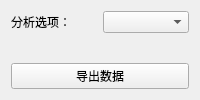
<?xml version="1.0" encoding="UTF-8"?>
<ui version="4.0">
 <class>DataAnalysisPage</class>
 <widget class="QWidget" name="DataAnalysisPage">
  <layout class="QVBoxLayout" name="verticalLayout">
   <item>
    <layout class="QHBoxLayout" name="optionLayout">
     <item>
      <widget class="QLabel" name="optionLabel">
       <property name="text">
        <string>分析选项：</string>
       </property>
      </widget>
     </item>
     <item>
      <widget class="QComboBox" name="optionComboBox"/>
     </item>
    </layout>
   </item>
   <item>
    <widget class="QWidget" name="chartWidget"/>
   </item>
   <item>
    <widget class="QPushButton" name="exportBtn">
     <property name="text">
      <string>导出数据</string>
     </property>
    </widget>
   </item>
  </layout>
 </widget>
 <resources/>
 <connections/>
</ui> 
